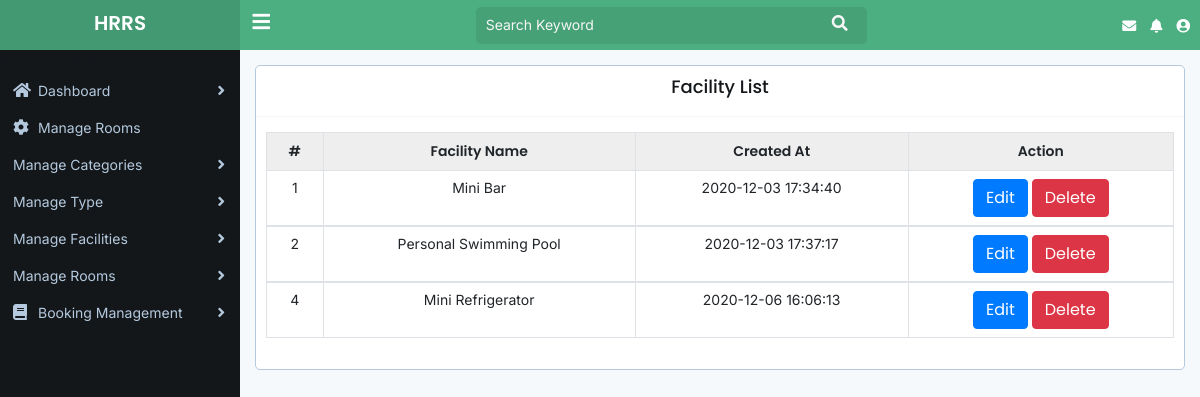
Screenshot of /facilitylist.php (signed in) with the database file from the repository.
### tables this page shows
CREATE TABLE `tb_facilities` (
  `facility_id` int(11) NOT NULL,
  `facility_name` varchar(50) NOT NULL,
  `created_at` datetime NOT NULL DEFAULT current_timestamp()
);

### facilitylist.php (the view, shortened to what this page needs)
<?php include 'header.php';
include 'sidebar.php' ?>
			<div class="main-content-area">
				<div class="content">
					<div class="container-fluid">
						<div class="row">
							<div class="col-lg-12">
								<div class="box text-center">
									<div class="box-header with-border">
										<h4 class="box-title">Facility List</h4>
									</div>
									<div class="box-body">
										<table class="table table-bordered table-hover">
											<thead>
												<tr>
													<th>#</th>
													<th>Facility Name</th>
													<th>Created At</th>
													<th>Action</th>
												</tr>
											</thead>
											<?php
                    $sql="SELECT * FROM tb_facilities";
                    $run=$conn->query($sql);
                    if($run->num_rows > 0){
                        while ($result=$run->fetch_assoc()) {?>
                        <tbody>
                        <tr>
                            <td><?php echo $result['facility_id']?></td>
                            <td><?php echo $result['facility_name']?></td>
                            <td><?php echo $result['created_at']?></td>
                            <td><a href="updatefacility.php?facility_id=<?php echo $result['facility_id']?>" class="btn btn-primary">Edit</a>
                            <a href="facility.php?fac_del_id=<?php echo $result['facility_id']?>" name='del' class="btn btn-danger">Delete</a></td>
                        </tr>
                        </tbody>
                        <?php
                        }
                    }
                    ?>
										</table>
									</div>
								</div>
							</div>
						</div>
					</div>
				</div>
			</div>
<?php include 'footer.php'?>

### assets/css/style.css (style rules this page uses)
* { margin: 0px; padding: 0px; box-sizing: border-box; outline: none; }
html, body { width: 100%; height: 100%; }
body { font-family: "Inter", sans-serif; font-size: 14px; line-height: normal; background: #f6f9fb; }
h1, h2, h3, h4, h5, h6 { font-family: "Poppins", sans-serif; font-weight: 600; margin: 0; padding: 0; color: #14171a; }
h4 { font-size: 18px; }
.btn { font-family: "Poppins", sans-serif; font-weight: 400; }
.main-content-area { width: calc(100% - 240px); margin-left: 240px; transition: 300ms linear; padding: 15px 0px; }
.box { background: #ffffff; border: 1px solid #b4c9de; border-radius: 5px; margin-bottom: 30px; }
.box .box-header { padding: 10px 10px 15px 10px; }
.box .box-header.with-border { border-bottom: 1px solid #f5f5f5; }
.box .box-header .box-title { padding-bottom: 3px; font-weight: 500; }
.box .box-body { padding: 15px 10px; }
.table tr th { font-family: "Poppins", sans-serif; font-weight: 600; padding: 8px 10px; border-bottom-width: 1px; }
.table tr td { font-size: 14px; padding: 8px 10px; }
.table.table-bordered thead { background: #eeeeee; }
.table.table-hover tr td { cursor: pointer; }

### rows the page displays
tb_facilities: facility_id "1", facility_name "Mini Bar", created_at "2020-12-03 17:34:40"
tb_facilities: facility_id "2", facility_name "Personal Swimming Pool", created_at "2020-12-03 17:37:17"
tb_facilities: facility_id "4", facility_name "Mini Refrigerator", created_at "2020-12-06 16:06:13"
